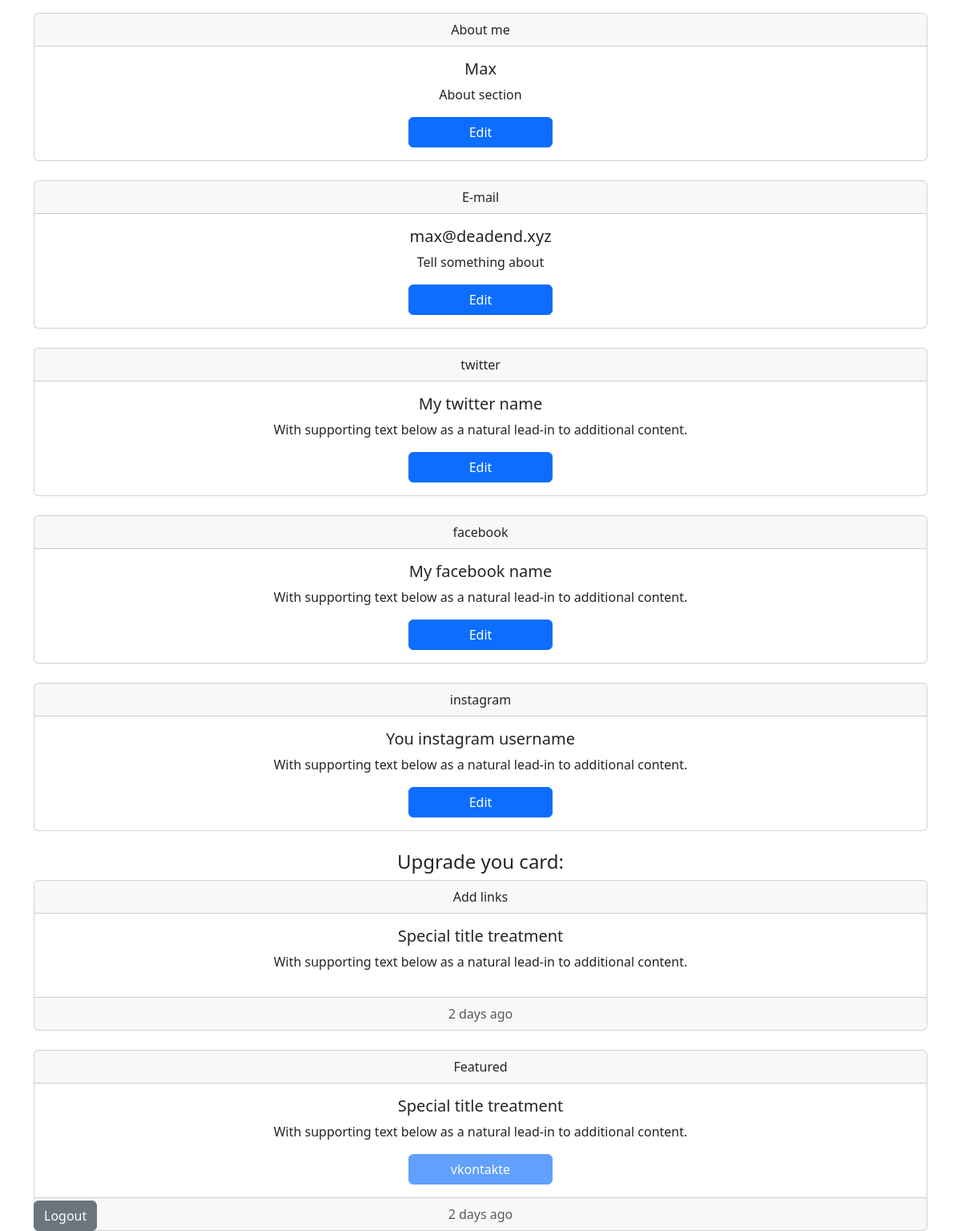
The page /home/ (signed in) on the database its author committed.
### app/models/links.py (models this page shows, shortened)
class SocialNetwork():
    id = db.Column(db.Integer, primary_key=True)
    username = db.Column(db.String(160))
    network_name = db.Column(db.String(16))
    description = db.Column(db.String(255), default='Tell something about')
    def get_title(self):
        return self.network_name

class About(db.Model, SocialNetwork):
    links_id = db.Column(db.Integer, db.ForeignKey('links.id'))

class Email(db.Model, SocialNetwork):
    adress = db.Column(db.String(160), default="no@one.ru")
    links_id = db.Column(db.Integer, db.ForeignKey('links.id'))

class Twitter(db.Model, SocialNetwork):
    links_id = db.Column(db.Integer, db.ForeignKey('links.id'))

class Facebook(db.Model, SocialNetwork):
    links_id = db.Column(db.Integer, db.ForeignKey('links.id'))

class Instagram(db.Model, SocialNetwork):
    links_id = db.Column(db.Integer, db.ForeignKey('links.id'))

### app/main/routes.py (the view)
@bp.route('/home/')
@login_required
def home():
    used_links, free_links = current_user.links[0].get_links()
    return render_template('home.html',
                           user=current_user,
                           used_links=used_links,
                           free_links=free_links,
                           networks=networks_data,
                           )

### app/__init__.py (called while the page is built)
def create_app(config_class=Config):
    app = Flask(__name__)
    app.config.from_object(config_class)
    db.init_app(app)
    from app.models.user import User
    login_manager.init_app(app)
    migrate.init_app(app, db)
    from app.main import bp as main_bp
    app.register_blueprint(main_bp)
    from app.auth import bp as auth_bp
    app.register_blueprint(auth_bp, url_prefix='/auth')
    @login_manager.user_loader
    def load_user(id):
        return User.query.get(int(id))
    @app.route('/test/')
    def test_page():
        return '<h1>Testing the Flask Application Factory Pattern</h1>'
    return app

### app/models/links.py (called while the page is built)
    def get_links(self):
        used = []
        free = []
        used.append(self.about[0]) if self.about else free.append('about')
        used.append(self.email[0]) if self.email else free.append('email')
        used.append(self.twitter[0]) if self.twitter else free.append('twitter')
        used.append(self.facebook[0]) if self.facebook else free.append('facebook')
        used.append(self.vkontakte[0]) if self.vkontakte else free.append('vkontakte')
        used.append(self.instagram[0]) if self.instagram else free.append('instagram')
        return [used, free]

### app/models/user.py (called while the page is built)
    def is_paying(self) :
        if self.payment_state != 'white':
            return True
        else:
            return False

### app/templates/home.html (shortened to what this page needs)
{% extends "base.html" %}
{% block content %}
<div class="container">
  {% for link in used_links %}
    {%  if  link.network_name == "about" %}
      {% include 'links/home/view/about.html' %}
      <br>
    {% elif link.network_name == "email" %}
      {% include 'links/home/view/email.html' %}
      <br>
    {% else %}
      {% include 'links/home/view/common_view.html' %}
      <br>
    {% endif %}
  {% endfor %}
</div>
<div class="container">
  <div align="center">
    <h4>Upgrade you card:</h4>
  </div>
  {% if free_links %}
    {% include 'links/home/view/freelinks.html' %}
    {% if not user.is_paying() %}
      {% include 'links/home/view/postpaid.html' %}
    {% endif %}
  {% endif %}
</div>
{% endblock %}

### app/templates/base.html (shortened to what this page needs)
<!DOCTYPE html>
<html lang="en">
  <head>
    <link href="https://cdn.jsdelivr.net/npm/bootstrap@5.3.0-alpha1/dist/css/bootstrap.min.css" rel="stylesheet">
    <link rel="stylesheet" href="https://cdn.jsdelivr.net/npm/bootstrap-icons@1.10.3/font/bootstrap-icons.css">
    <link rel="stylesheet" href="https://cdn.jsdelivr.net/npm/@tabler/icons@latest/iconfont/tabler-icons.min.css">
  </head>
  <body>
    <main>
      {% set icon_size = "24" %}
      <nav class="navbar">
      </nav>
        {% block content %}{% endblock %}
      <div class="fixed-bottom">
      <div class="container">
        {% if user.is_authenticated %}
        <a href="{{ url_for('auth.logout') }}" class="btn btn-secondary">Logout</a>
        {% endif %}
      </div>
      </div>
    </main>
</body>
</html>

### app/templates/links/home/view/about.html (shortened to what this page needs)
<div class="card text-center">
    <div class="card-header">
      About me
    </div>
    <div class="card-body">
      <h5 class="card-title">{{ user.links[0].about[0].username }}</h5>
      <p class="card-text">{{ user.links[0].about[0].description }}</p>
      <div class="d-grid col-2 mx-auto">
        <a href="{{ url_for('main.about', action='edit') }}" class="btn btn-primary">Edit</a>
      </div>
    </div>
  </div>

### app/templates/links/home/view/email.html (shortened to what this page needs)
<div class="card text-center">
    <div class="card-header">
      E-mail
    </div>
    <div class="card-body">
      <h5 class="card-title">{{ user.links[0].email[0].adress }}</h5>
      <p class="card-text">{{ user.links[0].email[0].description }}</p>
      <div class="d-grid col-2 mx-auto">
        <a href="{{ url_for('main.email', action='edit') }}" class="btn btn-primary">Edit</a>
      </div>
    </div>
  </div>

### app/templates/links/home/view/common_view.html (shortened to what this page needs)
<div class="card text-center">
    <div class="card-header">
      {{ link.get_title() }}
    </div>
    <div class="card-body">
      <h5 class="card-title">{{ link.username }}</h5>
      <p class="card-text">With supporting text below as a natural lead-in to additional content.</p>
      <div class="d-grid col-2 mx-auto">
        {% set redirect_url = 'main.' + link.network_name %}
        <a href="{{ url_for(redirect_url, action='edit') }}" class="btn btn-primary">Edit</a>
      </div>
    </div>
  </div>

### app/templates/links/home/view/freelinks.html (shortened to what this page needs)
<div class="card text-center">
    <div class="card-header">
      Add links
    </div>
    <div class="card-body">
      <h5 class="card-title">Special title treatment</h5>
      <p class="card-text">With supporting text below as a natural lead-in to additional content.</p>
    </div>
    <div class="card-footer text-muted">
    2 days ago
    </div>
</div>
<br>

### app/templates/links/home/view/postpaid.html
<div class="card text-center">
    <div class="card-header">
      Featured
    </div>
    <div class="card-body">
      <h5 class="card-title">Special title treatment</h5>
      <p class="card-text">With supporting text below as a natural lead-in to additional content.</p>
        <div class="d-grid gap-2 col-2 mx-auto">
        {% for link in free_links %}
            {% if not networks[link]['is_free'] %}
                <button type="button" class="btn btn-primary" disabled>
                    <i class="ti ti-brand-{{link}}"></i>  {{ link }}
                </button>
            {% endif %}
        {% endfor %}
        </div>
    </div>
    <div class="card-footer text-muted">
    2 days ago
    </div>
</div>

### rows shown on the page
About: username "Max", description "About section"
Email: adress "max@deadend.xyz", description "Tell something about"
Twitter: get_title "twitter", username "My twitter name"
Facebook: get_title "facebook", username "My facebook name"
Instagram: get_title "instagram", username "You instagram username"

### other values the page prints
{{ link }} "vkontakte"
